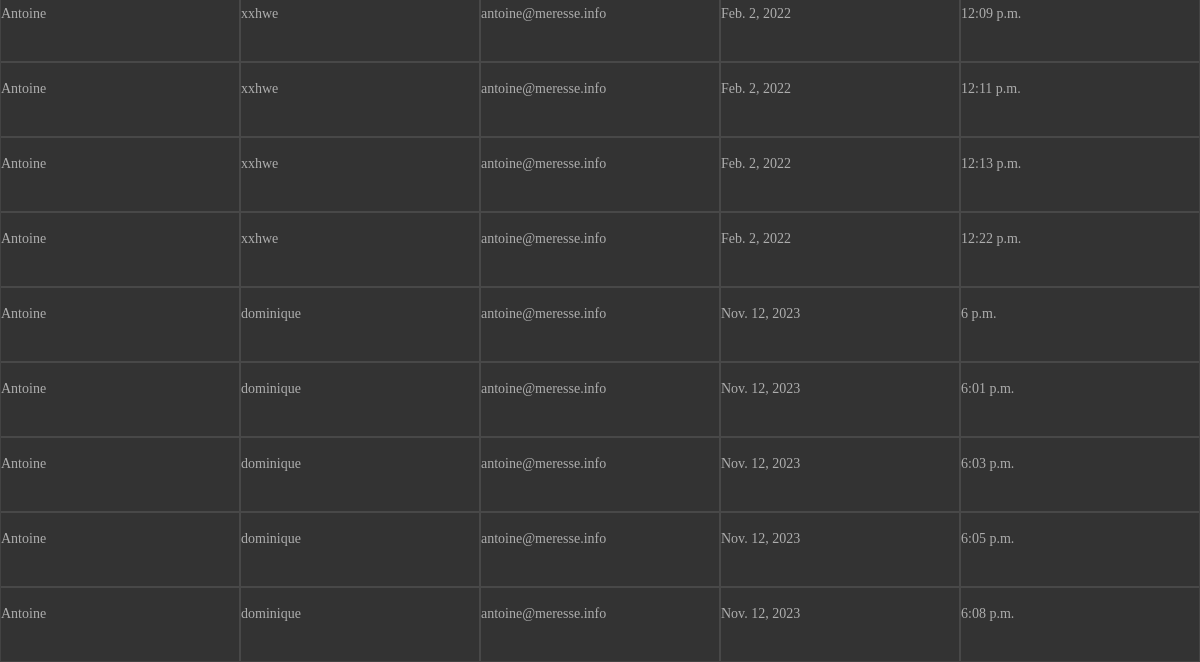
Page /appointments/ (lower part) on the earlier database version.
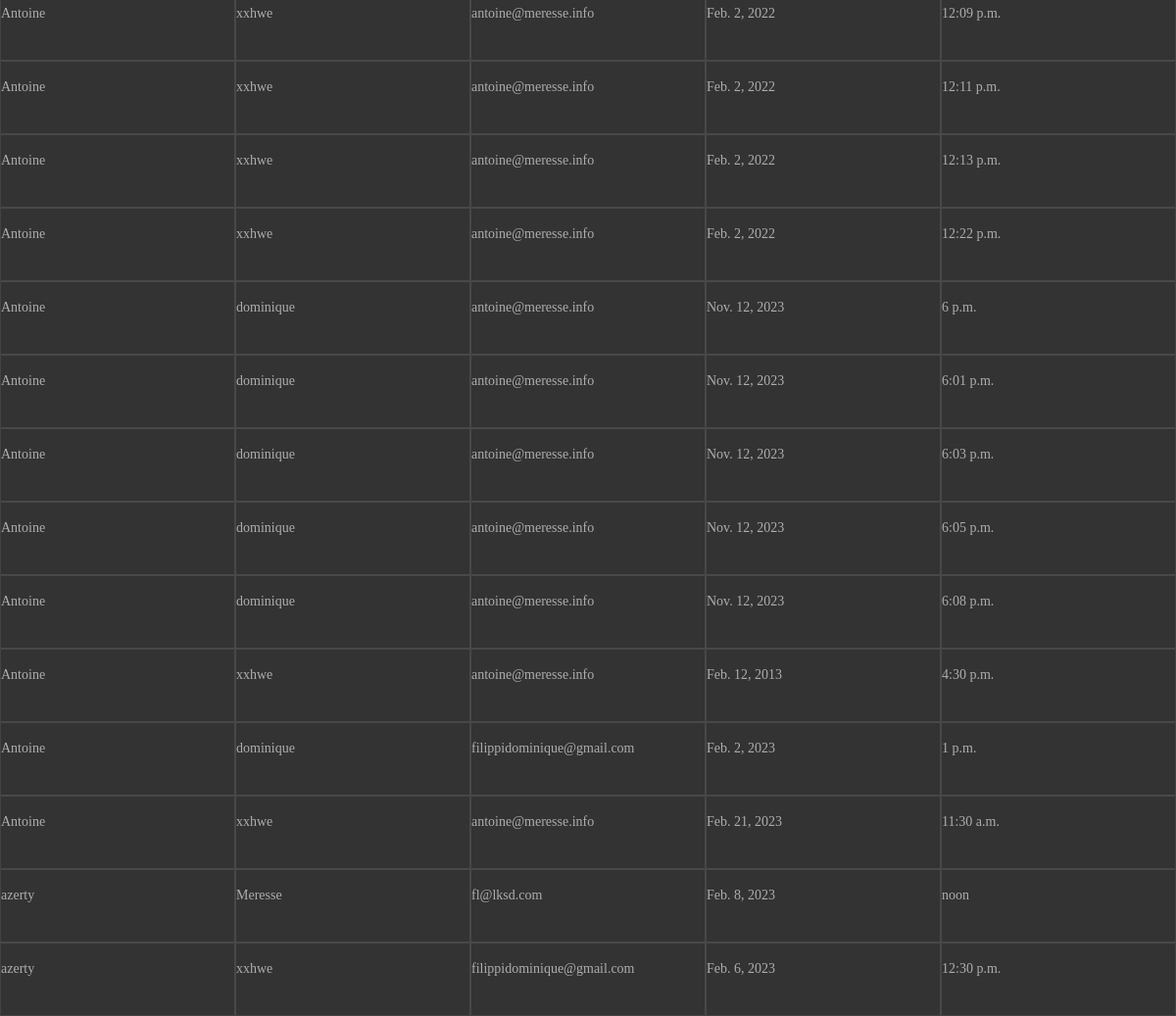
Same page on the later database version.
### rdv/models.py (models this page shows, shortened)
class Appointment(models.Model):
    first_name = models.CharField(max_length=50)
    last_name = models.CharField(max_length=50)
    email = models.EmailField()
    date = models.DateField()
    time = models.TimeField()

### rdv/views.py (the view)
# urls.py: path('appointments/', rdv.views.appointment_list, name='appointment_list'),
def appointment_list(request):
    appointments = Appointment.objects.all()
    return render(request, 'rdv/appointments.html', {'appointments': appointments})

### rdv/templates/rdv/appointments.html (shortened to what this page needs)
<!DOCTYPE html>
<html lang="en">
<head>
  {% load static %}
    <link rel="stylesheet" type="text/css" href="{% static 'rdv/vue_rdv.css' %}">
</head>
<body>
  <table>
    <tbody>
      {% for appointment in appointments %}
      <tr>
        <td>{{ appointment.first_name }}</td>
        <td>{{ appointment.last_name }}</td>
        <td>{{ appointment.email }}</td>
        <td>{{ appointment.date }}</td>
        <td>{{ appointment.time }}</td>
      </tr>
      {% endfor %}
    </tbody>
</table>
</body>
</html>

### rdv/static/rdv/vue_rdv.css (style rules this page uses)
body { margin: 0; }
table { width: 100%; box-sizing: border-box; box-shadow: inset 0px 0px 0px 1px rgba(0,0,0,0.1); font-family: 'Ubuntu'; border-spacing: 0; background-color: #333333; }

Differences in the rows shown:
added Appointment: first_name "Antoine", last_name "xxhwe", email "antoine@meresse.info", date "Feb. 12, 2013", time "4:30 p.m."
added Appointment: first_name "Antoine", last_name "dominique", email "filippidominique@gmail.com", date "Feb. 2, 2023", time "1 p.m."
added Appointment: first_name "Antoine", last_name "xxhwe", email "antoine@meresse.info", date "Feb. 21, 2023", time "11:30 a.m."
added Appointment: first_name "azerty", last_name "Meresse", email "fl@lksd.com", date "Feb. 8, 2023", time "noon"
added Appointment: first_name "azerty", last_name "xxhwe", email "filippidominique@gmail.com", date "Feb. 6, 2023", time "12:30 p.m."
